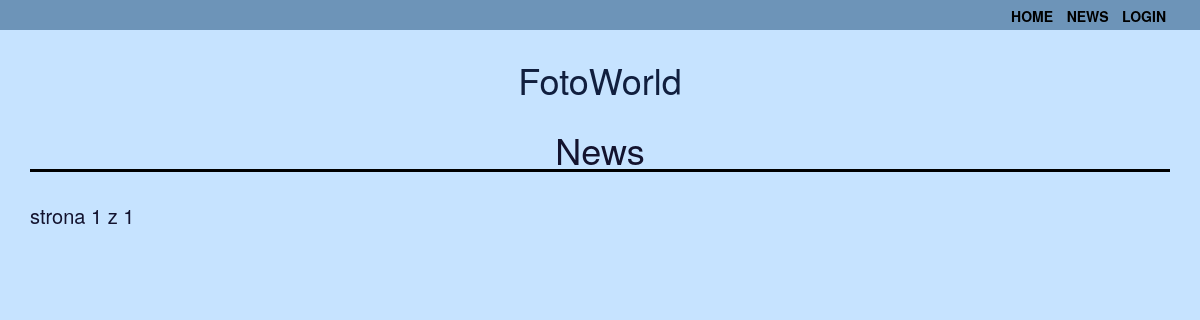
The page /news/ on the database as committed earlier.
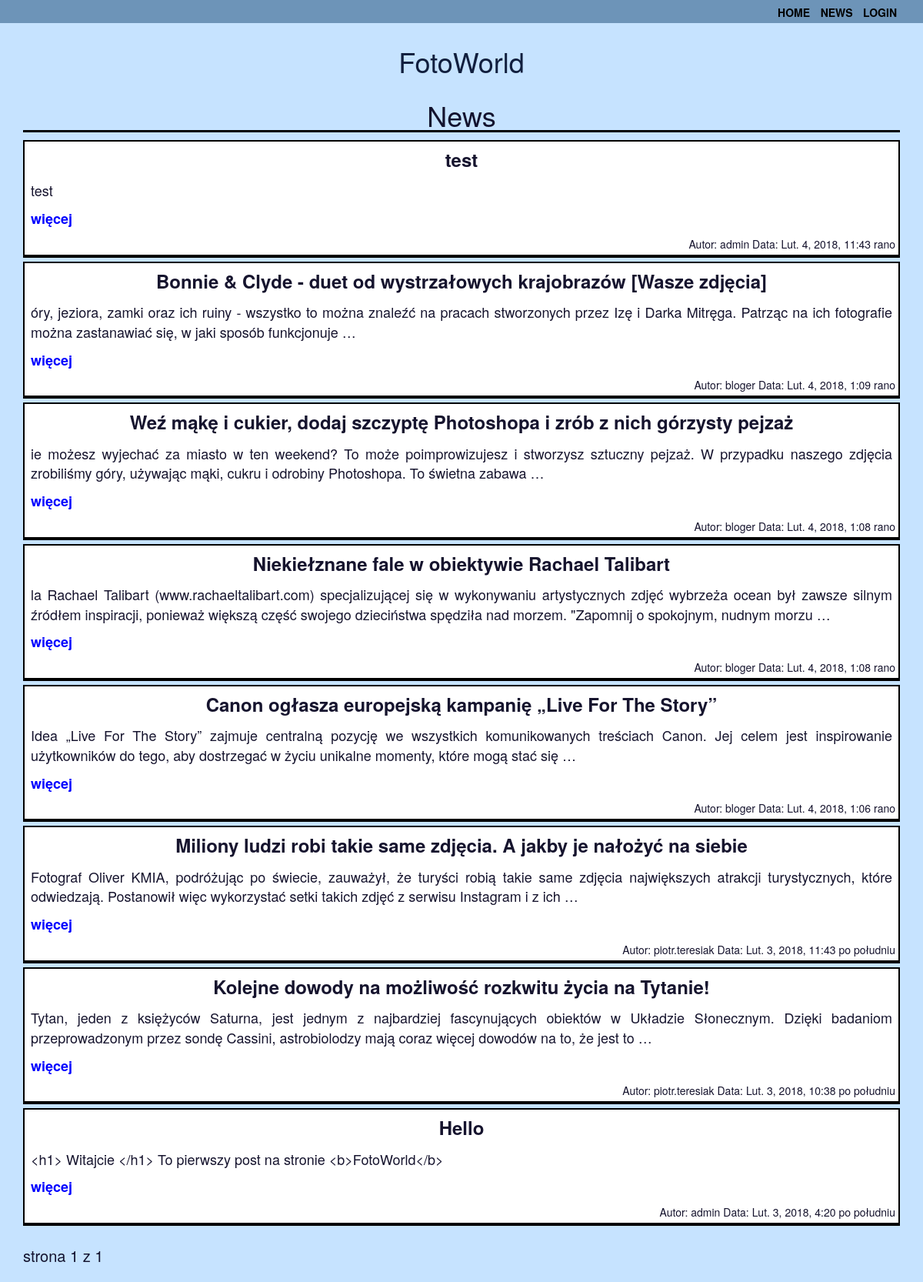
The same page on the database as committed later.
### news/models.py (models this page shows, shortened)
class Post(models.Model):
    STATUS_CHOICES = (
        ('draft', 'Roboczy'),
        ('published', 'Opublikowany'),
    )
    title = models.CharField(max_length=250)
    slug = models.SlugField(max_length=250, unique_for_date='publish')
    author = models.ForeignKey(User, related_name='news_post')
    body = models.TextField()
    publish = models.DateTimeField(default=timezone.now)
    created = models.DateTimeField(auto_now_add=True)
    update = models.DateTimeField(auto_now=True)
    status = models.CharField(
        max_length=10, choices=STATUS_CHOICES, default='draft')
    objects=models.Manager()
    published = PublishedManager()
    class Meta:
        ordering = ('-publish',)
    def get_absolute_url(self):
        return reverse('news:post_detail',
                       args=[self.publish.year,
                             self.publish.strftime('%m'),
                             self.publish.strftime('%d'),
                             self.slug])

### news/views.py (the view)
class PostListView(ListView):
    queryset = Post.published.all()
    context_object_name = 'posts'
    paginate_by = 10
    template_name = 'news/list.html'

### templates/news/list.html
 {% extends "base.html" %} {%block content%}
<h1 class='title_sections'> News</h1>
{% for post in posts%}
<div class='news'>
    <div class='news_title'>
        {{post.title}}
    </div>
    <div class='news_body'>
        {{post.body|truncatewords:30|linebreaks}}
        <a href=" {{  post.get_absolute_url }}">więcej</a>
    </div>
    <div class='news_author'>
        Autor: {{post.author}} Data: {{post.publish}}
    </div>
</div>
{% endfor %} {% include "pagination.html" with page=page_obj %} {% endblock %}

### templates/base.html (shortened to what this page needs)
{% load staticfiles %}
<!doctype html>
<html>
<head>
    <link rel="stylesheet" href="lib/font-awesome.min.css">
    <link rel="stylesheet" href="https://maxcdn.bootstrapcdn.com/bootstrap/3.3.7/css/bootstrap.min.css"
>
    <link rel="stylesheet" href="https://maxcdn.bootstrapcdn.com/bootstrap/3.3.7/css/bootstrap-theme.min.css"
>
    <link rel="stylesheet" href="{% static 'css/style.css' %}">
</head>
<body>
    <div class='header'>
        <div class='menu'>
            <div class="container">
                <ul class="list-menu">
                    <li>
                        <a href="/images">Home</a>
                    </li>
                    <li>
                        <a href="/news">News</a>
                    </li>
                    <span class="user">
                        {% if request.user.is_authenticated %}
                        <li>
                            <a href="{% url 'account:dashboard' %}">
                                <span style="color:white;">
                                    {{request.user.first_name}}</span>
                            </a>
                        </li>
                        <li>
                            <a href="{% url 'account:logout' %}"> Logout</a>
                        </li>
                        {% else %}
                        <li>
                            <a href="{% url 'account:login' %}"> Login</a>
                        </li> {% endif %}
                    </span>
                </ul>
            </div>
        </div>
    </div>
    <div class='logo'>
        <div class="container">
            <h1>FotoWorld</h1>
        </div>
    </div>
    <div class="container">
        {% block content %} {% endblock %}
    </div>
</body>

### templates/pagination.html (shortened to what this page needs)
<div class='pagination'>
    <span class='step-links'>
    <span class='current'>
       strona {{page.number}} z {{page.paginator.num_pages}}
        </span>
    </span>
</div>

### static/css/style.css (style rules this page uses)
body { background-color: rgba(195, 226, 255, 0.938); color: rgba(6, 4, 32, 0.938); font-size: 20px; height: 100%; background-position: center; background-repeat: no-repeat; background-size: cover; }
ul { list-style: none; }
a { text-decoration: none; text-decoration-line: none; text-decoration-style: none; color: rgb(0, 0, 0); text-align: center; }
a:link { color: rgb(0, 0, 0); background-color: transparent; text-decoration: none; }
.list-menu li { padding: 1px; text-transform: uppercase; font-weight: bold; display: inline-flex; font-size: 0.7em; margin: 0 3px; }
.list-menu { text-align: right; }
.logo { margin-top: 40px; width: 100%; font-size: 1em; text-align: center; color: rgba(4, 17, 49, 0.938); }
.title_sections { border-bottom: 3px solid black; width: 100%; text-align: center; }
.news_title { font-size: 1.2em; text-align: center; font-weight: bold; padding: 2px; margin-bottom: 5px; }
.news_body { font-size: 0.9em; text-align: justify; padding: 4px; margin-bottom: 5px; width: 100%; }
.news_body a { color: blue; font-weight: bold; }
.news_author { font-size: 0.7em; text-align: right; width: 100%; }
.header { background-color: rgba(11, 61, 107, 0.473); color: rgba(141, 193, 241, 0.473); }
.news { margin: 5px 0; padding: 4px; border: 2px solid black; background: white; border-bottom-width: 4px; }
.header { position: fixed; top: 0; left: 0; width: 100%; z-index: 1024; height: 30px; }

Rows that differ between the two databases and show on the page:
added Post: title "test", body "test", author "admin", publish "Lut. 4, 2018, 11:43 rano"
added Post: title "Bonnie & Clyde - duet od wystrzałowych krajobrazów [Wasze zdjęcia]", body "óry, jeziora, zamki oraz ich ruiny - wszystko to można znaleźć na pracach stworzonych przez Izę i Darka Mitręga. Patrząc na ich fotografie można zastanawiać się, w jaki sposób funkcjonuje …", author "bloger", publish "Lut. 4, 2018, 1:09 rano"
added Post: title "Weź mąkę i cukier, dodaj szczyptę Photoshopa i zrób z nich górzysty pejzaż", body "ie możesz wyjechać za miasto w ten weekend? To może poimprowizujesz i stworzysz sztuczny pejzaż. W przypadku naszego zdjęcia zrobiliśmy góry, używając mąki, cukru i odrobiny Photoshopa. To świetna zabawa …", author "bloger", publish "Lut. 4, 2018, 1:08 rano"
added Post: title "Niekiełznane fale w obiektywie Rachael Talibart", body "la Rachael Talibart (www.rachaeltalibart.com) specjalizującej się w wykonywaniu artystycznych zdjęć wybrzeża ocean był zawsze silnym źródłem inspiracji, ponieważ większą część swojego dzieciństwa spędziła nad morzem. \"Zapomnij o spokojnym, nudnym morzu …", author "bloger", publish "Lut. 4, 2018, 1:08 rano"
added Post: title "Canon ogłasza europejską kampanię „Live For The Story”", body "Idea „Live For The Story” zajmuje centralną pozycję we wszystkich komunikowanych treściach Canon. Jej celem jest inspirowanie użytkowników do tego, aby dostrzegać w życiu unikalne momenty, które mogą stać się …", author "bloger", publish "Lut. 4, 2018, 1:06 rano"
added Post: title "Miliony ludzi robi takie same zdjęcia. A jakby je nałożyć na siebie", body "Fotograf Oliver KMIA, podróżując po świecie, zauważył, że turyści robią takie same zdjęcia największych atrakcji turystycznych, które odwiedzają. Postanowił więc wykorzystać setki takich zdjęć z serwisu Instagram i z ich …", author "piotr.teresiak", publish "Lut. 3, 2018, 11:43 po południu"
added Post: title "Kolejne dowody na możliwość rozkwitu życia na Tytanie!", body "Tytan, jeden z księżyców Saturna, jest jednym z najbardziej fascynujących obiektów w Układzie Słonecznym. Dzięki badaniom przeprowadzonym przez sondę Cassini, astrobiolodzy mają coraz więcej dowodów na to, że jest to …", author "piotr.teresiak", publish "Lut. 3, 2018, 10:38 po południu"
added Post: title "Hello", body "<h1> Witajcie </h1> To pierwszy post na stronie <b>FotoWorld</b>", author "admin", publish "Lut. 3, 2018, 4:20 po południu"
